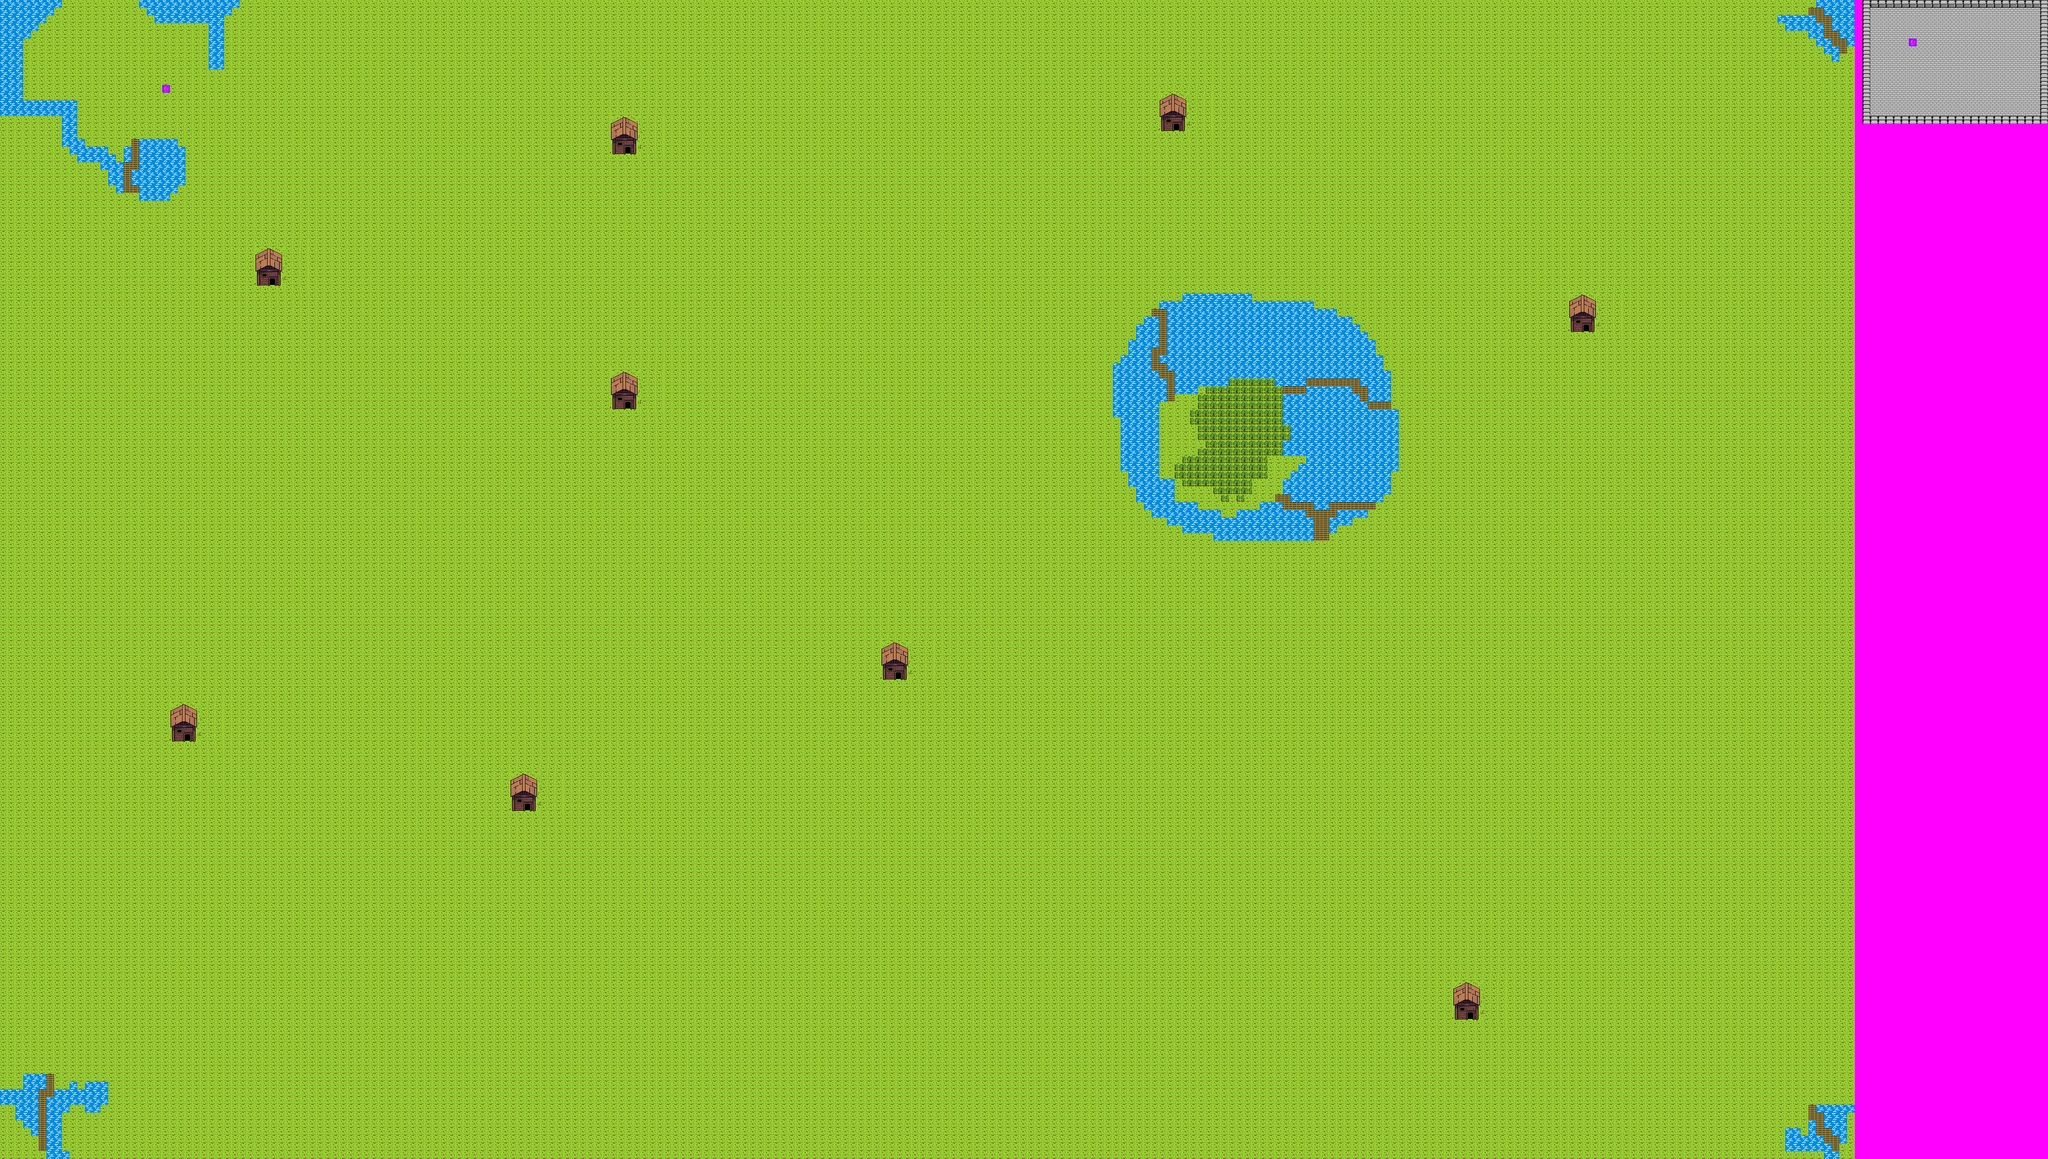

This game map was drawn from its Tiled (.tmx) file and the tilesets committed beside it. A one-line description and the trimmed map source follow:
An orthogonal 265x150 tile map with 16x16 px tiles, 1 tile layer (Tile Layer 1).

<map version="1.8" tiledversion="1.8.1" orientation="orthogonal" renderorder="right-down" width="265" height="150" tilewidth="16" tileheight="16" infinite="0" nextlayerid="2" nextobjectid="1">
 <tileset firstgid="1" source="Tileset1.tsx" />
 <layer id="1" name="Tile Layer 1" width="265" height="150">
  <data>[39750 cells, 39750 non-empty, 10 distinct tile ids]</data>
 </layer>
</map>
